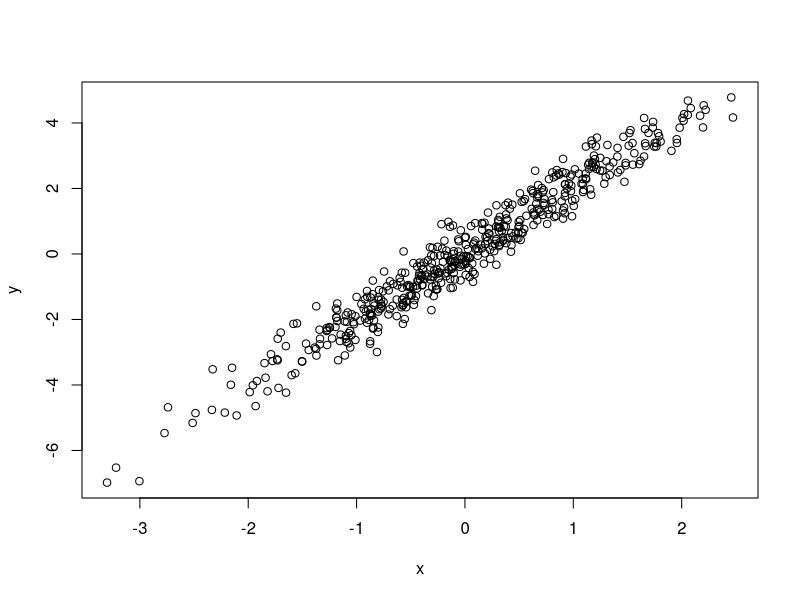

Recreate this plot in R.
# Simulate and plot data
# Nikita Muddapati
# nikita.muddapati@eccles.utah.edu
# 2024-09-05

# Simulate predictor variable
x <- rnorm(n = 500)
# Simulate response/target variable with some noise
y <- 2 * x + rnorm(n = 500, sd = 0.5)

# Plot the data
plot(x = x, y = y)
